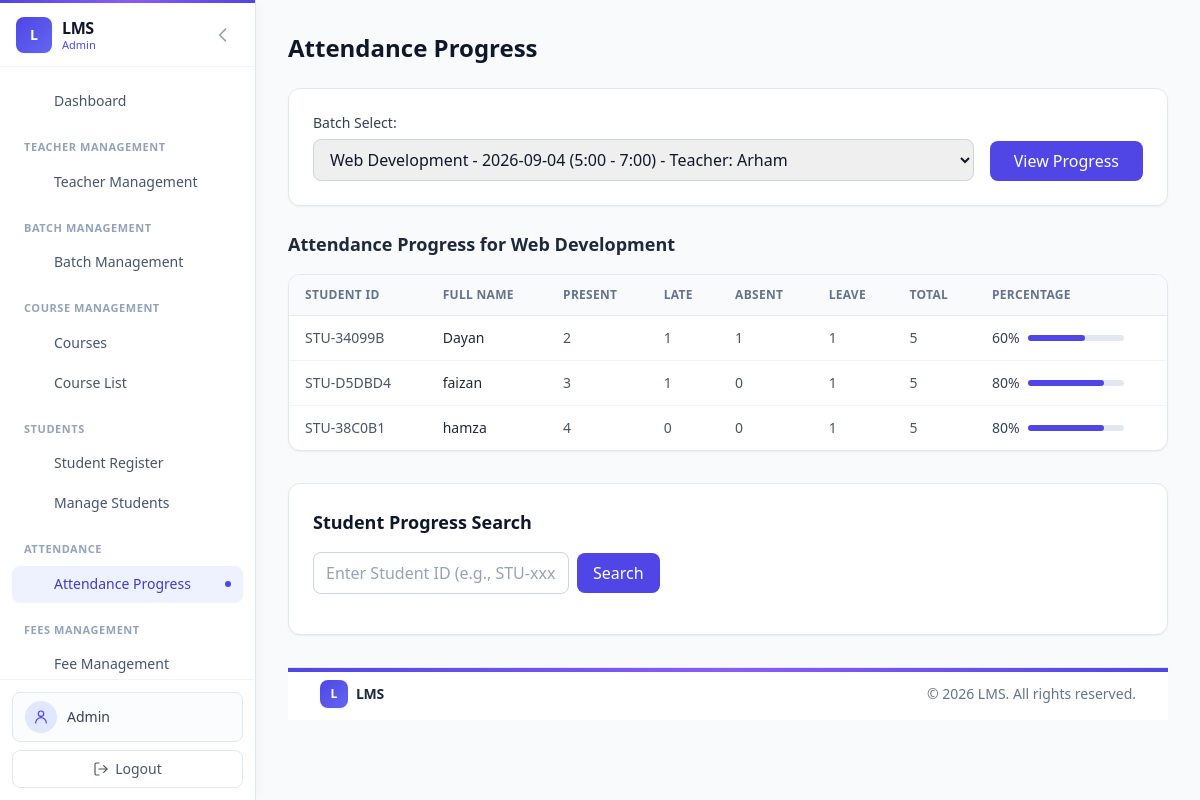
The app's page /admin/controller/attendance_progress.php?batch_id=29 (signed in) with its own data.
### tables this page shows
CREATE TABLE `batches` (
  `id` int(11) NOT NULL,
  `batch_name` varchar(100) NOT NULL,
  `starting_date` date NOT NULL,
  `batch_time` varchar(50) NOT NULL,
  `teacher_id` int(11) NOT NULL,
  `status` enum('pending','approved','rejected') NOT NULL DEFAULT 'pending',
  `created_at` timestamp NOT NULL DEFAULT current_timestamp()
);

CREATE TABLE `students` (
  `id` int(11) NOT NULL,
  `student_id` varchar(20) NOT NULL,
  `full_name` varchar(100) NOT NULL,
  `father_name` varchar(100) NOT NULL,
  `contact_number` varchar(20) NOT NULL,
  `gender` enum('male','female','other') NOT NULL,
  `dob` date NOT NULL,
  `address` text NOT NULL,
  `email` varchar(100) NOT NULL,
  `password` varchar(255) NOT NULL,
  `joining_date` date NOT NULL,
  `course_name` varchar(100) NOT NULL,
  `class_timing` varchar(100) NOT NULL,
  `course_duration` varchar(50) NOT NULL,
  `student_pic` varchar(255) DEFAULT NULL,
  `cnic_pic` varchar(255) DEFAULT NULL,
  `highest_education` enum('intermediate','undergraduate','postgraduate','matric') NOT NULL,
  `status` enum('pending','process','active') NOT NULL DEFAULT 'pending',
  `teacher_id` int(11) DEFAULT NULL,
  `created_at` timestamp NOT NULL DEFAULT current_timestamp()
);

### admin/controller/attendance_progress.php (called while the page is built, shortened)
<?php
$batches = [];
$students_progress = [];
$selected_batch = null;
$stmt = $conn->query("
    SELECT b.id, b.batch_name, b.starting_date, b.batch_time, u.full_name AS teacher_name
    FROM batches b
    LEFT JOIN users u ON b.teacher_id = u.id
    ORDER BY b.created_at DESC
");
if ($stmt) {
    while ($row = $stmt->fetch_assoc()) {
        $batches[] = $row;
    }
}
$batch_id = isset($_GET['batch_id']) ? intval($_GET['batch_id']) : 0;
if ($batch_id > 0) {
    $stmt = $conn->prepare("SELECT id, batch_name FROM batches WHERE id = ?");
    $stmt->bind_param("i", $batch_id);
    $stmt->execute();
    $result = $stmt->get_result();
    if ($row = $result->fetch_assoc()) {
        $selected_batch = $row;
    } else {
        $error = 'Batch not found.';
    }
    if ($selected_batch) {
        $stmt = $conn->prepare("
            SELECT s.id, s.student_id, s.full_name,
                SUM(CASE WHEN a.status = 'present' THEN 1 ELSE 0 END) AS present_count,
                SUM(CASE WHEN a.status = 'absent' THEN 1 ELSE 0 END) AS absent_count,
                SUM(CASE WHEN a.status = 'late' THEN 1 ELSE 0 END) AS late_count,
                SUM(CASE WHEN a.status = 'leave' THEN 1 ELSE 0 END) AS leave_count,
                COUNT(a.id) AS total_records
            FROM batch_students bs
            INNER JOIN students s ON bs.student_id = s.id
            LEFT JOIN attendance a ON a.batch_id = bs.batch_id AND a.student_id = s.id
            WHERE bs.batch_id = ?
            GROUP BY s.id, s.student_id, s.full_name
            ORDER BY s.full_name ASC
        ");
        $stmt->bind_param("i", $batch_id);
        $stmt->execute();
        $result = $stmt->get_result();
        while ($row = $result->fetch_assoc()) {
            $total = $row['total_records'] ?? 0;
            $present_like = $row['present_count'] + $row['late_count'];
            $row['percentage'] = ($total > 0) ? round(($present_like / $total) * 100, 2) : 0;
            $students_progress[] = $row;
        }
    }
}
include BASE_PATH . 'admin/view/attendance_progress.php';
?>

### admin/view/attendance_progress.php (the view, shortened to what this page needs)
<div class="mb-6">
    <h1 class="text-2xl font-semibold text-slate-900">Attendance Progress</h1>
</div>
<form method="GET" action="" class="bg-white rounded-xl border border-slate-200 shadow-sm p-6 mb-6">
    <div class="flex flex-col sm:flex-row sm:items-end gap-4">
        <div class="flex-1">
            <label class="block text-sm font-medium text-slate-700 mb-1.5">Batch Select:</label>
            <select name="batch_id" required class="border border-slate-300 rounded-lg px-3 py-2 w-full text-slate-900 focus:outline-none focus:ring-2 focus:ring-indigo-500 focus:border-indigo-500 transition-colors">
                <?php foreach ($batches as $batch): ?>
                    <option value="<?php echo $batch['id']; ?>" <?php echo ($batch_id == $batch['id']) ? 'selected' : ''; ?>>
                        <?php echo htmlspecialchars($batch['batch_name'] . ' - ' . $batch['starting_date'] . ' (' . $batch['batch_time'] . ') - Teacher: ' . $batch['teacher_name']); ?>
                    </option>
                <?php endforeach; ?>
            </select>
        </div>
        <button type="submit" class="bg-indigo-600 hover:bg-indigo-700 text-white font-medium py-2 px-6 rounded-lg transition-colors">View Progress</button>
    </div>
</form>
<?php if ($selected_batch): ?>
    <h2 class="text-lg font-semibold text-slate-800 mb-4">
        Attendance Progress for <?php echo htmlspecialchars($selected_batch['batch_name']); ?>
    </h2>
    <?php if (empty($students_progress)): ?>
        <p class="text-slate-500">Is batch mein koi student nahi hai.</p>
    <?php else: ?>
        <div class="bg-white rounded-xl border border-slate-200 shadow-sm overflow-hidden mb-6">
            <table class="min-w-full divide-y divide-slate-200">
                <thead class="bg-slate-50">
                    <tr>
                        <th class="px-4 py-3 text-left text-xs font-semibold text-slate-500 uppercase tracking-wide">Student ID</th>
                        <th class="px-4 py-3 text-left text-xs font-semibold text-slate-500 uppercase tracking-wide">Full Name</th>
                        <th class="px-4 py-3 text-left text-xs font-semibold text-slate-500 uppercase tracking-wide">Present</th>
                        <th class="px-4 py-3 text-left text-xs font-semibold text-slate-500 uppercase tracking-wide">Late</th>
                        <th class="px-4 py-3 text-left text-xs font-semibold text-slate-500 uppercase tracking-wide">Absent</th>
                        <th class="px-4 py-3 text-left text-xs font-semibold text-slate-500 uppercase tracking-wide">Leave</th>
                        <th class="px-4 py-3 text-left text-xs font-semibold text-slate-500 uppercase tracking-wide">Total</th>
                        <th class="px-4 py-3 text-left text-xs font-semibold text-slate-500 uppercase tracking-wide">Percentage</th>
                    </tr>
                </thead>
                <tbody class="divide-y divide-slate-100">
                    <?php foreach ($students_progress as $sp): ?>
                        <tr class="hover:bg-slate-50 transition-colors">
                            <td class="px-4 py-3 whitespace-nowrap text-sm text-slate-600"><?php echo htmlspecialchars($sp['student_id']); ?></td>
                            <td class="px-4 py-3 whitespace-nowrap text-sm font-medium text-slate-800"><?php echo htmlspecialchars($sp['full_name']); ?></td>
                            <td class="px-4 py-3 whitespace-nowrap text-sm text-slate-600"><?php echo $sp['present_count']; ?></td>
                            <td class="px-4 py-3 whitespace-nowrap text-sm text-slate-600"><?php echo $sp['late_count']; ?></td>
                            <td class="px-4 py-3 whitespace-nowrap text-sm text-slate-600"><?php echo $sp['absent_count']; ?></td>
                            <td class="px-4 py-3 whitespace-nowrap text-sm text-slate-600"><?php echo $sp['leave_count']; ?></td>
                            <td class="px-4 py-3 whitespace-nowrap text-sm text-slate-600"><?php echo $sp['total_records']; ?></td>
                            <td class="px-4 py-3 whitespace-nowrap text-sm">
                                <div class="flex items-center gap-2">
                                    <span class="text-slate-700 font-medium"><?php echo $sp['percentage']; ?>%</span>
                                    <div class="w-24 bg-slate-200 rounded-full h-1.5">
                                        <div class="bg-indigo-600 h-1.5 rounded-full" style="width: <?php echo $sp['percentage']; ?>%;"></div>
                                    </div>
                                </div>
                            </td>
                        </tr>
                    <?php endforeach; ?>
                </tbody>
            </table>
        </div>
    <?php endif; ?>
<?php endif; ?>
<div class="bg-white rounded-xl border border-slate-200 shadow-sm p-6 mt-8">
    <h2 class="text-lg font-semibold text-slate-900 mb-4">Student Progress Search</h2>
    <form method="GET" action="" class="flex flex-col sm:flex-row items-start sm:items-center gap-2 mb-4">
        <input type="text" name="student_id" placeholder="Enter Student ID (e.g., STU-xxxxx)"
               value="<?php echo htmlspecialchars($_GET['student_id'] ?? ''); ?>"
               class="border border-slate-300 rounded-lg px-3 py-2 w-full sm:w-64 text-slate-900 placeholder-slate-400 focus:outline-none focus:ring-2 focus:ring-indigo-500 focus:border-indigo-500 transition-colors">
        <button type="submit" class="bg-indigo-600 hover:bg-indigo-700 text-white font-medium py-2 px-4 rounded-lg transition-colors">Search</button>
    </form>
</div>

### records on screen
batches: batch_name "Web Development"
students: student "STU-34099B", full_name "Dayan", present_count "2", late_count "1", absent_count "1", leave_count "1", total_records "5", percentage "60"
students: student "STU-D5DBD4", full_name "faizan", present_count "3", late_count "1", absent_count "0", leave_count "1", total_records "5", percentage "80"
students: student "STU-38C0B1", full_name "hamza", present_count "4", late_count "0", absent_count "0", leave_count "1", total_records "5", percentage "80"

### other values on screen
$role "Admin"
$item['label'] "Dashboard"
$group['label'] "TEACHER MANAGEMENT"
$item['label'] "Teacher Management"
$group['label'] "BATCH MANAGEMENT"
$item['label'] "Batch Management"
$group['label'] "COURSE MANAGEMENT"
$item['label'] "Courses"
$item['label'] "Course List"
$group['label'] "STUDENTS"
$item['label'] "Student Register"
$item['label'] "Manage Students"
$group['label'] "ATTENDANCE"
$item['label'] "Attendance Progress"
$group['label'] "FEES MANAGEMENT"
